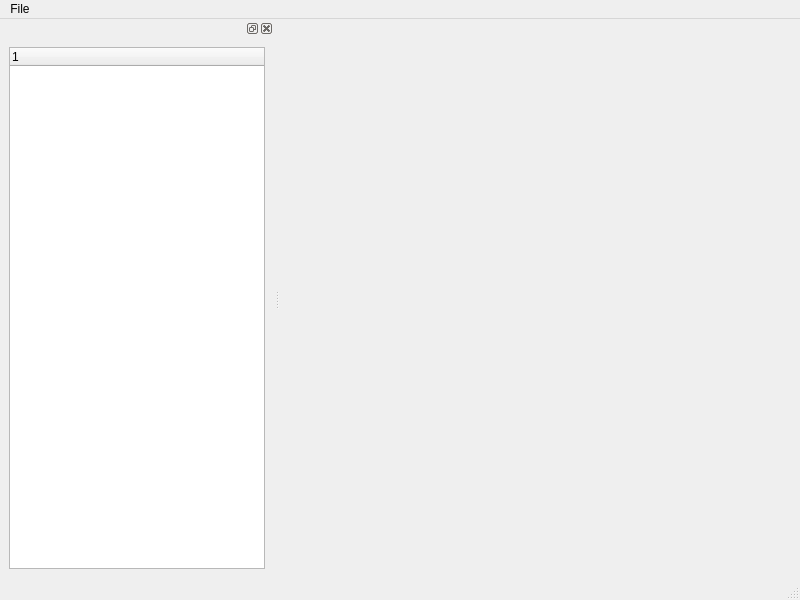
<?xml version="1.0" encoding="UTF-8"?>
<ui version="4.0">
 <class>SpriteSplitter</class>
 <widget class="QMainWindow" name="SpriteSplitter">
  <property name="geometry">
   <rect>
    <x>0</x>
    <y>0</y>
    <width>800</width>
    <height>600</height>
   </rect>
  </property>
  <property name="windowTitle">
   <string>MainWindow</string>
  </property>
  <widget class="QWidget" name="centralwidget"/>
  <widget class="QMenuBar" name="menubar">
   <property name="geometry">
    <rect>
     <x>0</x>
     <y>0</y>
     <width>800</width>
     <height>23</height>
    </rect>
   </property>
   <widget class="QMenu" name="menuFile">
    <property name="title">
     <string>File</string>
    </property>
    <addaction name="actionOpen"/>
   </widget>
   <addaction name="menuFile"/>
  </widget>
  <widget class="QStatusBar" name="statusbar"/>
  <widget class="QDockWidget" name="dockWidget">
   <attribute name="dockWidgetArea">
    <number>1</number>
   </attribute>
   <widget class="QWidget" name="dockWidgetContents">
    <layout class="QVBoxLayout" name="verticalLayout">
     <item>
      <widget class="QTreeWidget" name="treeWidget">
       <column>
        <property name="text">
         <string notr="true">1</string>
        </property>
       </column>
      </widget>
     </item>
    </layout>
   </widget>
  </widget>
  <action name="actionOpen">
   <property name="text">
    <string>Open</string>
   </property>
  </action>
 </widget>
 <resources/>
 <connections/>
</ui>
